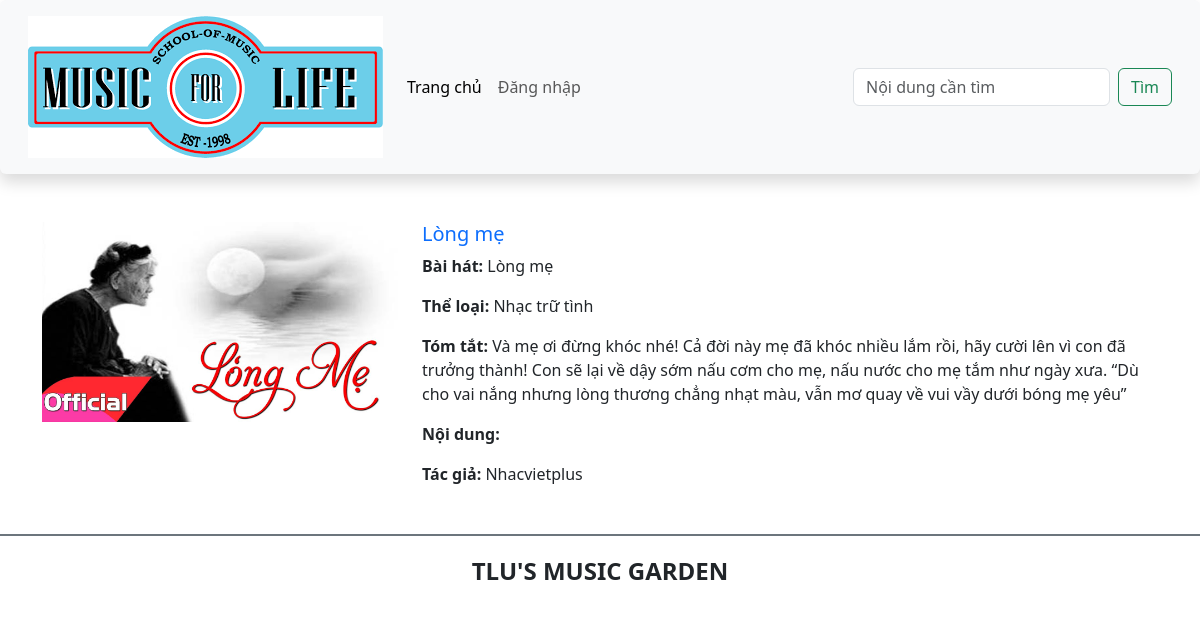
Screenshot of /detail.php?id=1 with the database file from the repository.
### tables this page shows
CREATE TABLE `baiviet` (
  `ma_bviet` int(10) UNSIGNED NOT NULL,
  `tieude` varchar(200) NOT NULL,
  `ten_bhat` varchar(100) NOT NULL,
  `ma_tloai` int(10) UNSIGNED NOT NULL,
  `tomtat` text NOT NULL,
  `noidung` text DEFAULT NULL,
  `ma_tgia` int(10) UNSIGNED NOT NULL,
  `ngayviet` datetime NOT NULL DEFAULT current_timestamp(),
  `hinhanh` varchar(200) DEFAULT NULL
);

CREATE TABLE `theloai` (
  `ma_tloai` int(10) UNSIGNED NOT NULL,
  `ten_tloai` varchar(50) NOT NULL,
  `SLBaiViet` int(11) DEFAULT 0
);

CREATE TABLE `tacgia` (
  `ma_tgia` int(10) UNSIGNED NOT NULL,
  `ten_tgia` varchar(100) NOT NULL,
  `hinh_tgia` varchar(100) DEFAULT NULL
);

### detail.php (the view, shortened to what this page needs)
<?php include 'common/header.php'  ?>
    <main class="container mt-5">
        <?php
        $conn = connectDB();
        if ($conn) {
        if (isset($_GET['id'])) {
            $id = $_GET['id'];
            $sql = "SELECT * FROM baiviet  JOIN theloai ON theloai.ma_tloai = baiviet.ma_tloai  JOIN tacgia ON tacgia.ma_tgia = baiviet.ma_tgia  WHERE ma_bviet = $id";
            $stmt = $conn->prepare($sql);
            $stmt->execute();
            $story = $stmt->fetch();
            echo '
                <div class="row mb-5">
                    <div class="col-sm-4">
                        <img src="'.$story["hinhanh"].'" class="img-fluid" alt="...">
                    </div>
                    <div class="col-sm-8">
                        <h5 class="card-title mb-2">
                            <a href="" class="text-decoration-none">'.$story["tieude"].'</a>
                        </h5>
                        <p class="card-text"><span class=" fw-bold">Bài hát: </span>'.$story["ten_bhat"].'</p>
                        <p class="card-text"><span class=" fw-bold">Thể loại: </span>'.$story["ten_tloai"].'</p>
                        <p class="card-text"><span class=" fw-bold">Tóm tắt: </span>'.$story["tomtat"].'</p>
                        <p class="card-text"><span class=" fw-bold">Nội dung: </span>'.$story["noidung"].'</p>
                        <p class="card-text"><span class=" fw-bold">Tác giả: </span>'.$story["ten_tgia"].'</p>
                    </div>
                </div>
            ';
            }
        } else {
            echo 'Connection failure!';
        }
        ?>
    </main>
<?php include 'common/footer.php'  ?>

### rows the page displays
baiviet: hinhanh (picture), tieude "Lòng mẹ", ten_bhat "Lòng mẹ", ma_tloai.ten_tloai "Nhạc trữ tình", tomtat "Và mẹ ơi đừng khóc nhé! Cả đời này mẹ đã khóc nhiều lắm rồi, hãy cười lên vì con đã trưởng thành! Con sẽ lại về dậy sớm nấu cơm cho mẹ, nấu nước cho mẹ tắm như ngày xưa. “Dù cho vai nắng nhưng lòng thương chẳng nhạt màu, vẫn mơ quay về vui vầy dưới bóng mẹ yêu”", ma_tgia.ten_tgia "Nhacvietplus"
